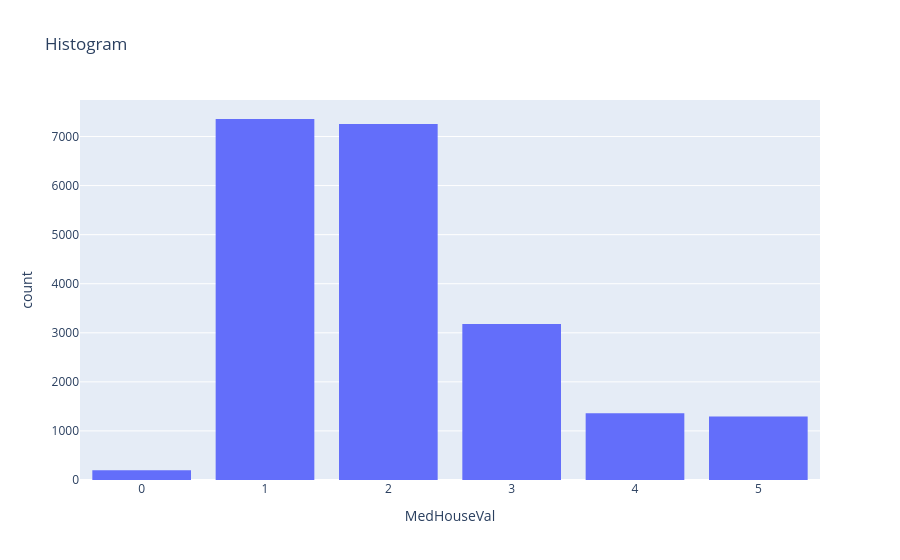

Notebook cell for this chart:
### Code cell
fig = px.histogram(data_frame=housing, x='MedHouseVal', nbins=5, title='Histogram')
fig.update_layout(bargap=0.2)
fig.show()

### Figure 1 — Plotly figure (JSON) as saved in the notebook; plotly's stock layout.template omitted (floating-point values rounded to 4 significant figures; data arrays with more than 128 entries replaced by an {"elided": "..."} marker saying what was removed)
{"data": [{"bingroup": "x", "hovertemplate": "MedHouseVal=%{x}<br>count=%{y}<extra></extra>", "legendgroup": "", "marker": {"color": "#636efa", "pattern": {"shape": ""}}, "name": "", "nbinsx": 5, "orientation": "v", "showlegend": false, "type": "histogram", "x": {"elided": "20640 float values"}, "xaxis": "x", "yaxis": "y"}], "layout": {"bargap": 0.2, "barmode": "relative", "legend": {"tracegroupgap": 0}, "title": {"text": "Histogram"}, "xaxis": {"anchor": "y", "domain": [0, 1], "title": {"text": "MedHouseVal"}}, "yaxis": {"anchor": "x", "domain": [0, 1], "title": {"text": "count"}}}}
